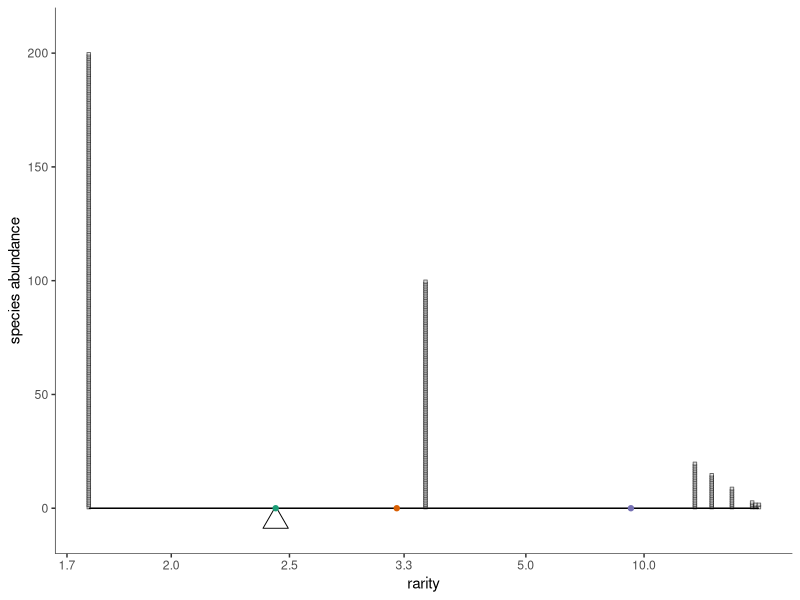

R code for this plot:
library(tidyverse)
library(ggthemes)

## TODO
## OPTIONAL: color the species (so that stacking becomes clear)
## fix box size for small max abundance so it doesn't e.g. cross y-axis
## think about squeezing when rarities aren't equal but are close s.t. boxes overlap
## select colors for reference points http://colorbrewer2.org/#type=qualitative&scheme=Dark2&n=3
## switch plotting order so that fulcrum point sits above reference points

library(scales) # trans_new() is in the scales library

epsPretty <- 0
offStart <- 0

pfun=function(x, pow, offset=offStart){
	if (pow==0) return(log(x))
	r <- sign(pow)*(x+offset)^pow
	return(r)
}

ipfun=function(x, pow, offset=offStart){
	if (pow==0) return(exp(x))
	r <- sign(pow)*(x)^(1/pow)
	return(r)
}

# Diversity function 
dfun<-function(ab, l){
	rp <- ab/sum(ab)
	return(ipfun(sum(rp*pfun(1/rp, l)),l))
}

# round numbers, more aggressively the larger they are
prettify <- function(breaks){
    digits <- -floor(log10(abs(breaks))) + 1
    digits[breaks == 0] <- 0
    return((round(breaks, digits = digits))[round(breaks, digits = digits)!=(-Inf)]) #klugey fix to -Inf
}

power_trans = function(pow) trans_new(name="power"
   , transform = function(x) pfun(x, pow)
	, inverse = function(x) ipfun(x, pow)
	, breaks = function(x) prettify(
		trans_breaks(
			function(x) pfun(x, pow), function(x) ipfun(x, pow), n = 6
		)(c(epsPretty,x)*1.1)
	)
   , domain = c(1, 10000)
)

# replicate to make stacks with geom_point
fancy_rep<-function(df){
    return(data.frame(df[rep(1:nrow(df), df$abundance),])
           %>% group_by(abundance) %>% mutate(gr=1:length(abundance))
    )
}

base_plot <- function(abundance, pointScale=200, fill_col="lightgrey", y_extent=max(max(abundance),15)){
    
	rf <- tibble(names = as.factor(1:length(abundance))
		, abundance
		, rarity = sum(abundance)/abundance
	)
	rfrepeated <-fancy_rep(rf) 

	pointsize <- pointScale/y_extent
	
	#This pretty much has to be 0.5 because the shape is centered on its x- and y-locations, but we want to offset so it rests upon it
	goff <- 0.5

	base <- (ggplot(rfrepeated, aes(x=rarity, y=abundance))
		+ geom_point(aes(y=gr-goff, alpha=0.2), size=pointsize, fill=fill_col, shape=22, color="black", stroke=0.5) #some stylistic things to deal with squeezing
		# +scale_size_continuous(limits=c(0, max(abundance)/200))
		# make plank
		+ geom_segment(
			aes(x, y, xend=xend, yend=yend)
			, data=data.frame(
				x=c(min(rf$rarity))
				, y=c(0)
				, xend=c(max(rf$rarity))
				, yend=c(0)
			)
		)
# adding this in let the boxes fill the y-space pretty well without gaps, don't think it ruined appearance of y-axis
		+scale_y_continuous(
		    expand=c(0,0)
		    , limits=c(y_extent-1.1*y_extent, 1.1*y_extent)
		)
		+ labs(y="species abundance")
	)
	return(theme_plot(base))
}

theme_plot <- function(p){
	return(p
		+ theme_tufte(base_family = "sans")
		+ theme(legend.position="none")
		+ theme(
			axis.line.x = element_line(
				colour = 'black', size=0.2, linetype='solid'
			), axis.line.y =  element_line(
				colour = 'black', size=0.2, linetype='solid'
			)
		)
	)
}

scale_plot <- function(ab, ell, fill_col="lightgrey", y_extent=max(max(ab), 15)){
    ab<-ab[ab!=0]
	div <- dfun(ab, ell)
	print(div)
	return (base_plot(ab, fill_col=fill_col, y_extent=y_extent) 
		+ geom_point(
			data=tibble(x=div, y=-0.028*y_extent)# don't recall why 0.028, but it gets fulcrum point just right. 
			, size=6, shape=2
			, aes(x, y)
		)
		+ scale_x_continuous(trans=power_trans(pow=ell))
		# + coord_cartesian(clip="off")
	)
}

mean_points <- function(ab, ell){
    ab<-ab[ab!=0]
	div <- Vectorize(dfun, vectorize.args=("l"))(ab, ell)
	return(geom_point(
		data=tibble(x=div, y=0*div, clr=1:length(div))
		, aes(x, y, color=as.factor(clr))
	))
}

rarity_plot <- function(ab, ell, means=-1:1, ...){
    ab<-ab[ab!=0]
	return(
		scale_plot(ab, ell,...) 
		+ mean_points(ab, means)
		+ scale_color_brewer(type="qual", palette="Dark2") #playing with color choices
	)
}

rarity_series <- function(ab, lrange=-1:1, means=lrange){
	for(l in lrange){
		print(rarity_plot(ab, l, means))
	}
}

# ab <- c(20, 15, 9, 3, 2, 1, 1)
# ab <- c(100, 20, 15, 9, 3, 2, 1, 1)
# 
# rarity_series(ab, 1:-1)
# rarity_series(ab, 0, 1:-1)

#some SADs to play with

# ab <- c(20, 15, 9, 3, 2, 1, 1)
# ab <- c(100, 20, 15, 9, 3, 2, 1, 1)
# ab<-c(50,30,20,0,0,0)
# ab<-c(4,3,2)
# ab <- c(20, 15, 9, 3, 2, 1, 1,0,0)
ab <- c(200,100, 20, 15, 9, 3, 2, 1, 1)
# ab<-floor(exp(rnorm(50, 4,1.5)))
# 
# quartz()
# rarity_plot(ab, 1)
# 
# quartz()
# rarity_plot(ab, 0)
# 
quartz()
rarity_plot(ab=ab, ell=-1, fill="lightgrey")
# 
